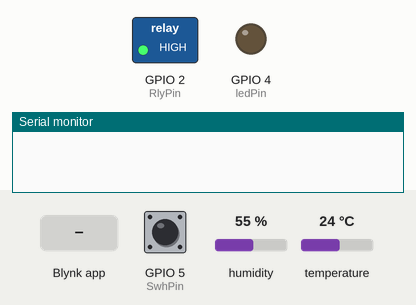
Recording of a sketch running on a simulated ESP8266 (NodeMCU). Shown: switched loads named in the sketch (green lamp = pin HIGH), output pins drawn as LEDs (lit = HIGH), the last lines printed to the serial monitor. Inputs (shaded band) come from the test bench; at power-on: GPIO 5 (SwhPin) HIGH, humidity 55 %, temperature 24 °C. WiFi joins after 1.5 s; servers stay silent unless stated.

Above: at 3.0 s.
3.1 s: Blynk app writes 1 to V4
At 4.5 s:
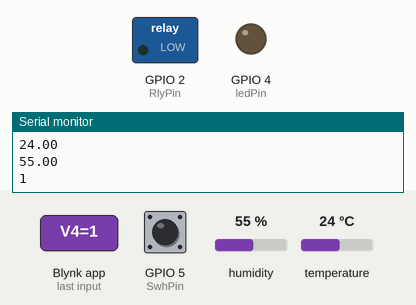
5.3 s: Blynk app writes 1 to V5
6.8 s: Blynk app writes 1 to V7
Timing chart, 0 to 9.8 s (numbered marks = the images above; inputs shaded):
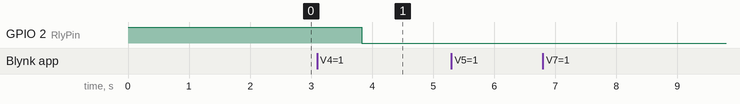

The sketch:

SmrtMultiTab.ino
```cpp
// (licence header left out)
/* Comment this out to disable prints and save space */
#define BLYNK_PRINT Serial

#include "userinfo.h"
#include <ESP8266WiFi.h>
#include <BlynkSimpleEsp8266.h>
SimpleTimer timer;

// 온습도 센서 init
#include "DHT.h"
#define DHTPIN 14
#define DHTTYPE DHT11
DHT dht(DHTPIN, DHTTYPE);

// You should get Auth Token in the Blynk App.
// Go to the Project Settings (nut icon).

//char auth[] = "3"; //홍상진
//char ssid[] = "n";
//char pass[] = "0";

extern const char auth[];
extern const char ssid[];
extern const char pass[];


const int ledPin =  4;
const int RlyPin =  2;
const int SwhPin =  5;

int ledState   = LOW;
int is_time    = 0;   // 타이머
int temp       = 0;   // 설정온도
int force_stop = 0;   // 강제
boolean to_do  = 0;   // 작동
int is_do      = 0;   // 작동 여부
int cnt_error  = 0;   // 에러 발생(접속 불량) 카운트

// 딜레이타임 설정
unsigned long previousMillis  = 0;
unsigned long currentMillis   = 0;
int interval=1000;
int delay_time = -1;     // 지연시간(분)


const boolean RELAY_ON = LOW; // 릴레이 작동 방법 LOW/HIGH 레벨

int pinData;

BLYNK_WRITE(V1) //Button Widget is writing to pin V1
{
  pinData = param.asInt();
}

void setup()
{
  dht.begin();

  pinMode(ledPin, OUTPUT);
  pinMode(RlyPin, OUTPUT);
  pinMode(SwhPin, INPUT);

  digitalWrite(RlyPin, !RELAY_ON);

  // Debug console
  Serial.begin(9600);//시리얼 포트

  Blynk.begin(auth, ssid, pass);
  timer.setInterval(2000L, sendSensor);
}

BLYNK_CONNECTED()
{
  // Request Blynk server to re-send latest values for all pins
  Blynk.syncAll();
}


void loop()
{
  if (Blynk.connected())
  {
    Blynk.run();
    timer.run();
  }else
  {
    Serial.print("Blynk Server not connected!!!");
    cnt_error++;
    if(cnt_error > 30)
    {
      cnt_error= 0;
      delay(1000);
      ESP.reset();
      delay(1000);
    }
  }

}

/**
 * 타이머값 받기
 */
BLYNK_WRITE(V4)
{
   is_time = param.asInt();
   Serial.print("Input Value from Server (Timer): ");
   Serial.println(is_time);
   snapshotTime(0);
}

/**
 * 설정온도값 받기
 */
BLYNK_WRITE(V5)
{
   temp = param.asInt();
   Serial.print("Input Value from Server (set temperature): ");
   Serial.println(temp);
   snapshotTime(0);
}

/**
 * 강제
 */
BLYNK_WRITE(V7)
{
   force_stop = param.asInt();
   Serial.print("Input Value from Server (force stop): ");
   Serial.println(force_stop);
   snapshotTime(0);
}


float h = 0;           // 습도
float t = 0;        // 온도
int swtch = 0;

void sendSensor()
{

  /**
   * 온습도 읽기
   * 서버에 값을 전달
   */
  h = dht.readHumidity();           // 습도
  t = dht.readTemperature();        // 온도

  if (isnan(h) || isnan(t))
  {
    Serial.println(F("Failed to read from DHT sensor!"));
    return;
  }

  swtch = digitalRead(SwhPin);

  Serial.println(t);
  Serial.println(h);
  Serial.println(swtch);

  Blynk.virtualWrite(V2, t);
  Blynk.virtualWrite(V3, h);

  if(swtch != HIGH)
  {
    // 버턴이 눌려지지 않으면
    // 프로그램에 의한 제어

    // 딜레이 타임
    if((unsigned long)(millis() - previousMillis) >= interval)
    {
      /**
       * 조건 처리
       * 타이머     is_time
       * 설정온도   temp
       * 현재온도   t
       * 강제      force_stop
       * 작동      to_do
       */
      if(is_time == 1)
      {
        if(t <= temp)
        {
          to_do = true;
          snapshotTime(60);
        }else
        {
          to_do = false;
        }
      }else
      {
        to_do = false;
      }


      /**
       * 작동
       */
      if(force_stop == 1)
      {
        if(RELAY_ON == LOW)
        {
          // Low 방식이면
          digitalWrite(RlyPin, to_do);
        }else
        {
          digitalWrite(RlyPin, !to_do);
        }


      }else
      {
        if(to_do == true)
        {
          digitalWrite(RlyPin, RELAY_ON);
        }else
        {
          digitalWrite(RlyPin, !RELAY_ON);
        }
      }
    }
  }else
  {
    // 버턴이 눌려졌을때 강제 작동
    digitalWrite(RlyPin, RELAY_ON);
  }

  /**
   * 채크
   * 작동중/ 멈춤
   */
  if(digitalRead(RlyPin) == RELAY_ON)
  {
    Blynk.virtualWrite(V6, 1);
  }else
  {
    Blynk.virtualWrite(V6, 0);
  }


}

/**
 * Delay Time Set
 * 단위 : 분
 */
void snapshotTime(int delay_time)
{
  previousMillis = millis();
  interval = delay_time*1000*60;
}
```

userinfo.h
```cpp
// You should get Auth Token in the Blynk App.
// Go to the Project Settings (nut icon).
const char auth[]         = "3CmeaeOhhrnMFTHUKQVw0iO5eRarQFcl";

// Your WiFi credentials.
// Set password to "" for open networks.
const char ssid[] = "neozio";
const char pass[] = "0536259956";
```
